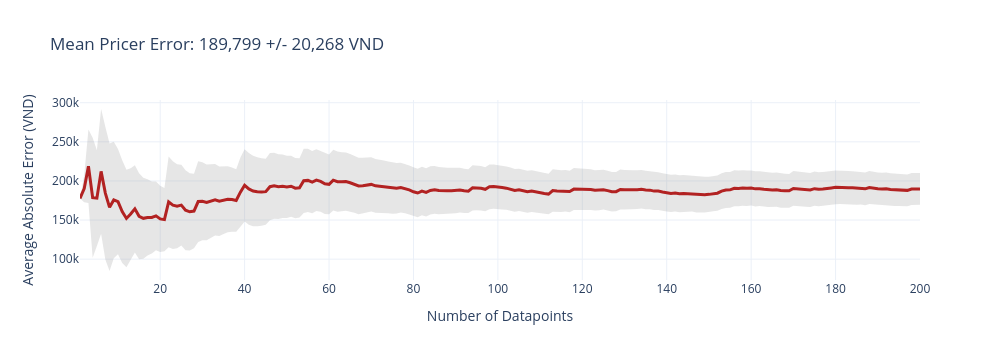
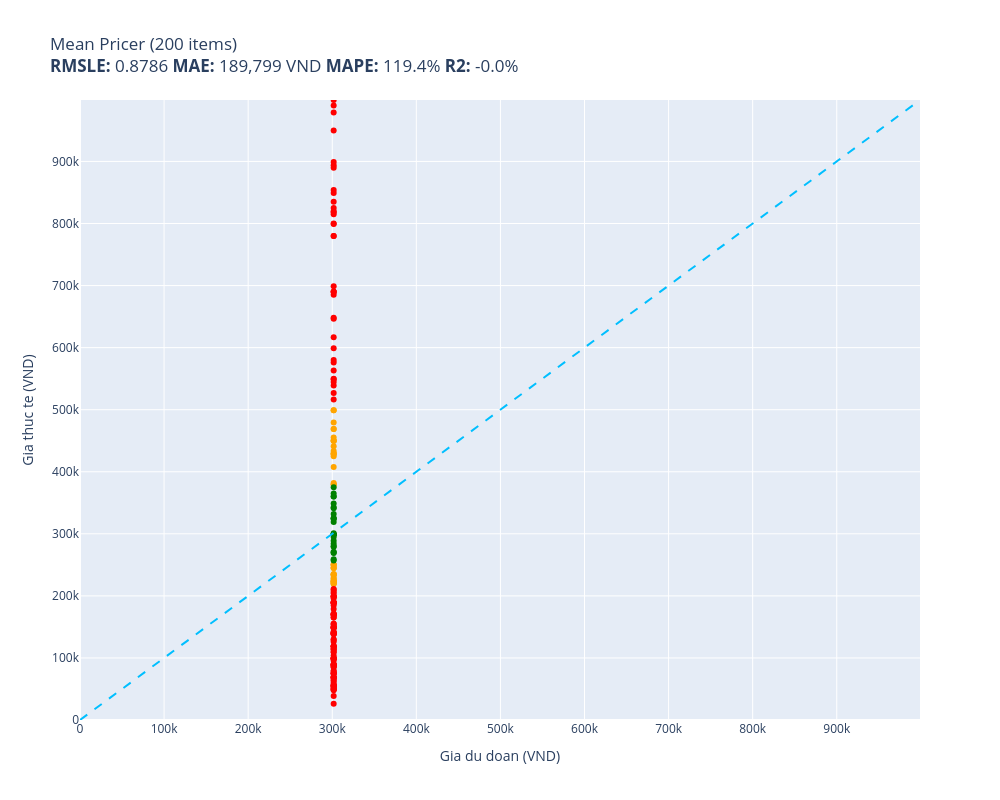

The cell these charts' notebook holds for them, in order:
### Code cell
training_average = float(prices.mean())
print(f"Training average: {training_average:,.0f} VND")

def mean_pricer(item):
    return training_average

results_mean = evaluate(mean_pricer, test)

### Figure 1 — Plotly figure (JSON) as saved in the notebook; plotly's stock layout.template omitted (floating-point values rounded to 4 significant figures; data arrays with more than 128 entries replaced by an {"elided": "..."} marker saying what was removed)
{"data": [{"fill": "toself", "fillcolor": "rgba(128,128,128,0.2)", "hoverinfo": "skip", "line": {"color": "rgba(255,255,255,0)"}, "name": "95% CI", "showlegend": false, "type": "scatter", "x": {"elided": "400 int values"}, "y": {"elided": "400 float values"}}, {"customdata": {"elided": "200x1 float values"}, "hovertemplate": "n=%{x}<br>Avg Error=%{y:,.0f} VND<br>+/-95% CI=%{customdata[0]:,.0f} VND<extra></extra>", "line": {"color": "firebrick", "width": 3}, "mode": "lines", "name": "Cumulative Avg Error", "type": "scatter", "x": {"elided": "200 int values"}, "y": {"elided": "200 float values"}}], "layout": {"height": 360, "showlegend": false, "title": {"text": "Mean Pricer Error: 189,799 +/- 20,268 VND"}, "width": 1000, "xaxis": {"title": {"text": "Number of Datapoints"}}, "yaxis": {"ticktext": ["0", "50k", "100k", "150k", "200k", "250k", "300k"], "tickvals": [0, 50000, 100000, 150000, 200000, 250000, 300000], "title": {"text": "Average Absolute Error (VND)"}}}}

### Figure 2 — Plotly figure (JSON) as saved in the notebook; plotly's stock layout.template omitted (floating-point values rounded to 4 significant figures; data arrays with more than 128 entries replaced by an {"elided": "..."} marker saying what was removed)
{"data": [{"customdata": [["Thùng lưu trữ, hộp đựng đồ đa năng bằng ...\nDu doan: 301,687 VND\nThuc te: 479,400 VND"], ["COMBO 10 QUẦN ĐIỀU HÒA THÔNG HƠI 5083\nDu doan: 301,687 VND\nThuc te: 245,000 VND"], ["KHĂN CHOÀNG CASHMERE CAO CẤP CAS15\nDu doan: 301,687 VND\nThuc te: 223,000 VND"], ["Quần Kaki nam Khatoco Q2M578R1-CNRE598-2...\nDu doan: 301,687 VND\nThuc te: 433,500 VND"], ["KHĂN CHOÀNG CASHMERE CAO CẤP CAS34\nDu doan: 301,687 VND\nThuc te: 223,000 VND"], ["Đồ Chơi Tay Cầm Âm Nhạc 2 TOONYKIDS - Đồ...\nDu doan: 301,687 VND\nThuc te: 223,500 VND"], ["Miếng Kính Cường Lực Chống Nhìn Trộm cho...\nDu doan: 301,687 VND\nThuc te: 449,999 VND"], ["Combo hộp   3 món  đeo tay  xinh xắn  ph...\nDu doan: 301,687 VND\nThuc te: 219,000 VND"], ["Tấm dán patch_velcro treo tường\nDu doan: 301,687 VND\nThuc te: 220,000 VND"], ["Gối Cao Su Non Chống Méo Đầu Cho Bé\nDu doan: 301,687 VND\nThuc te: 225,000 VND"], ["Dầu gội nam Home Scape Care giảm gàu chă...\nDu doan: 301,687 VND\nThuc te: 235,000 VND"], ["Rượu Vang Chile Yali Wetland Reserva Cab...\nDu doan: 301,687 VND\nThuc te: 450,000 VND"], ["AirTag Charm Strap hàng chính hãng Bone\nDu doan: 301,687 VND\nThuc te: 245,000 VND"], ["Gấu Bông Đựng Khăn Giấy và Sọt Rác Tiện ...\nDu doan: 301,687 VND\nThuc te: 250,000 VND"], ["Bình Uống Nước Cho Bé LocknLock HAP916 4...\nDu doan: 301,687 VND\nThuc te: 407,700 VND"], ["Bao da dành cho Samsung Galaxy Tab S6 10...\nDu doan: 301,687 VND\nThuc te: 227,500 VND"], ["Giày tây Giày lười nam hàn quốc đai kim ...\nDu doan: 301,687 VND\nThuc te: 222,000 VND"], ["(ẢNH THẬT) Tranh treo tường núi non hùng...\nDu doan: 301,687 VND\nThuc te: 250,000 VND"], ["Cavat 8cm bản lớn Hàn Quốc cao cấp, kẻ x...\nDu doan: 301,687 VND\nThuc te: 220,000 VND"], ["[Hàng Chính Hãng] Loa SoundMax A180/2...\nDu doan: 301,687 VND\nThuc te: 455,000 VND"], ["Đèn pin đội đầu j78 chiếu xa ánh sáng mạ...\nDu doan: 301,687 VND\nThuc te: 379,000 VND"], ["Ugreen UG80110CM261TK bộ chuyển RS232 ra...\nDu doan: 301,687 VND\nThuc te: 441,000 VND"], ["Bộ combo Vệ Sinh & Khửi mùi Giày Dép Sne...\nDu doan: 301,687 VND\nThuc te: 229,000 VND"], ["Bông tẩy tế bào chết và dưỡng ẩm da cho ...\nDu doan: 301,687 VND\nThuc te: 430,000 VND"], ["Wekki Đồ Chơi Lắp Ráp Tiệm Đá Bào Wk5060...\nDu doan: 301,687 VND\nThuc te: 499,000 VND"], ["Ly  Thuỷ Tinh Pha Lê Ý RCR 360ml\nDu doan: 301,687 VND\nThuc te: 382,000 VND"], ["Tông đơ chấn viền Kemei KM-2299 lưỡi cắt...\nDu doan: 301,687 VND\nThuc te: 499,000 VND"], ["KEM CHỐNG NẮNG DƯỠNG DA VITAMIN - INICO ...\nDu doan: 301,687 VND\nThuc te: 380,000 VND"], ["Bao Case Ốp Cứng Trong Suốt PC bảo vệ ch...\nDu doan: 301,687 VND\nThuc te: 250,000 VND"], ["Máy lọc không khí xe hơi ô tô công nghệ ...\nDu doan: 301,687 VND\nThuc te: 425,000 VND"], ["Kính râm nam Solex chữ H Mắt kính thủy t...\nDu doan: 301,687 VND\nThuc te: 469,000 VND"], ["Sữa tắm joyce & doll cho chó mèo - Sữa t...\nDu doan: 301,687 VND\nThuc te: 235,000 VND"], ["Sạc Laptop dùng cho Máy Tinh HP - Kèm Dâ...\nDu doan: 301,687 VND\nThuc te: 232,771 VND"], ["Quánh Đúc Chống Dính Vân Đá Đáy Từ Ecora...\nDu doan: 301,687 VND\nThuc te: 469,000 VND"], ["Bộ 6 Ly Thủy Tinh Diamond Bormioli Rocco...\nDu doan: 301,687 VND\nThuc te: 428,400 VND"], ["Bàn phím dùng cho Laptop Asus F451c Asus...\nDu doan: 301,687 VND\nThuc te: 245,191 VND"], ["Mô hình xe Lamborghini Terzo Milennio 1:...\nDu doan: 301,687 VND\nThuc te: 429,000 VND"], ["Bao da Dux Ducis dành cho iPhone 15 Pro ...\nDu doan: 301,687 VND\nThuc te: 235,000 VND"], ["Bộ Lắp Ghép Cho Bé 3D Mideer Translucent...\nDu doan: 301,687 VND\nThuc te: 450,000 VND"]], "hovertemplate": "%{customdata[0]}<extra></extra>", "legendgroup": "orange", "marker": {"color": "orange", "size": 6, "symbol": "circle"}, "mode": "markers", "name": "orange", "orientation": "v", "showlegend": true, "type": "scatter", "x": [301700.0, 301700.0, 301700.0, 301700.0, 301700.0, 301700.0, 301700.0, 301700.0, 301700.0, 301700.0, 301700.0, 301700.0, 301700.0, 301700.0, 301700.0, 301700.0, 301700.0, 301700.0, 301700.0, 301700.0, 301700.0, 301700.0, 301700.0, 301700.0, 301700.0, 301700.0, 301700.0, 301700.0, 301700.0, 301700.0, 301700.0, 301700.0, 301700.0, 301700.0, 301700.0, 301700.0, 301700.0, 301700.0, 301700.0], "xaxis": "x", "y": [479400, 245000, 223000, 433500, 223000, 223500, 449999, 219000, 220000, 225000, 235000, 450000, 245000, 250000, 407700, 227500, 222000, 250000, 220000, 455000, 379000, 441000, 229000, 430000, 499000, 382000, 499000, 380000, 250000, 425000, 469000, 235000, 232771, 469000, 428400, 245191, 429000, 235000, 450000], "yaxis": "y"}, {"customdata": {"elided": "133x1 str values"}, "hovertemplate": "%{customdata[0]}<extra></extra>", "legendgroup": "red", "marker": {"color": "red", "size": 6, "symbol": "circle"}, "mode": "markers", "name": "red", "orientation": "v", "showlegend": true, "type": "scatter", "x": {"elided": "133 float values"}, "xaxis": "x", "y": {"elided": "133 int values"}, "yaxis": "y"}, {"customdata": [["Phần Mềm Diệt Virus Trend Micro Maximum ...\nDu doan: 301,687 VND\nThuc te: 360,000 VND"], ["Ugreen UG30771US230TK card mạng PCI-e 1x...\nDu doan: 301,687 VND\nThuc te: 284,000 VND"], ["Sạc Tương Thích Cho Laptop Hp Pavilion 1...\nDu doan: 301,687 VND\nThuc te: 341,000 VND"], ["Bàn Phím Tương Thích Cho Laptop Lenovo -...\nDu doan: 301,687 VND\nThuc te: 269,000 VND"], ["Dây đai du lịch Master Lock 4701EURDGRN ...\nDu doan: 301,687 VND\nThuc te: 324,000 VND"], ["Áo Bóng Đá Retro Real Madrid 2006/2007 -...\nDu doan: 301,687 VND\nThuc te: 299,000 VND"], ["COMBO 2 ĐÈN TƯỜNG TRANG TRÍ TRONG NHÀ MS...\nDu doan: 301,687 VND\nThuc te: 295,000 VND"], ["Chuột máy tính có dây Gaming Newmen GX6,...\nDu doan: 301,687 VND\nThuc te: 365,000 VND"], ["Cặp Đựng Laptop Chống Sốc Cao Cấp, Cặp Đ...\nDu doan: 301,687 VND\nThuc te: 325,000 VND"], ["Bộ Pyjama HUONGTAM Phi tay dài nam cao c...\nDu doan: 301,687 VND\nThuc te: 259,000 VND"], ["Chân váy công sở dáng đuôi cá, Lưng cao,...\nDu doan: 301,687 VND\nThuc te: 349,000 VND"], ["Dép Sandal nam da bò nhập khẩu nguyên tấ...\nDu doan: 301,687 VND\nThuc te: 301,000 VND"], ["Serum Prettyskin B5 Phục Hồi, Dưỡng Sáng...\nDu doan: 301,687 VND\nThuc te: 375,000 VND"], ["Túi xách công sở nam dọc cao cấp chống t...\nDu doan: 301,687 VND\nThuc te: 299,000 VND"], ["Vỏ Hột Quẹt Bật Lửa Xăng Đá Zorro ZC5-6 ...\nDu doan: 301,687 VND\nThuc te: 342,700 VND"], ["Bàn Phím dùng cho Laptop ACER Extensa 25...\nDu doan: 301,687 VND\nThuc te: 271,170 VND"], ["Giày Sandal Nữ BIGGBEN Da Bò Thật SDN62\nDu doan: 301,687 VND\nThuc te: 289,000 VND"], ["Gối Tựa Lưng Massage Túi Khí Kéo Dãn,Tíc...\nDu doan: 301,687 VND\nThuc te: 319,000 VND"], ["COMBO 2 Sợi Dây Buộc Tóc ADIDAS ADAC-165...\nDu doan: 301,687 VND\nThuc te: 332,000 VND"], ["Combo kem bôi da thuần mộc ngừa rôm sảy ...\nDu doan: 301,687 VND\nThuc te: 270,000 VND"], ["Đồ chơi lắp ráp Mô hình máy bay ném bom ...\nDu doan: 301,687 VND\nThuc te: 299,000 VND"], ["(HCM) Tranh treo tường trang trí decor t...\nDu doan: 301,687 VND\nThuc te: 280,000 VND"], ["Sạc cho Laptop MSI PS42 8RA  Hàng Nhập k...\nDu doan: 301,687 VND\nThuc te: 299,000 VND"], ["Lược cắt tóc Nhật Bản YS PARK cho tóc ng...\nDu doan: 301,687 VND\nThuc te: 360,000 VND"], ["Giày Sandal Nữ Đế Xuồng HÀ NAM Da Bò Thậ...\nDu doan: 301,687 VND\nThuc te: 279,000 VND"], ["Tam sơn tam cấp kệ để bát hương ,nhang b...\nDu doan: 301,687 VND\nThuc te: 299,000 VND"], ["Áo Sơ Mi Nam Công Sở Trung Niên Thương H...\nDu doan: 301,687 VND\nThuc te: 325,000 VND"], ["Bàn phím cho 4736 4736G 4736Z 4736ZG 481...\nDu doan: 301,687 VND\nThuc te: 257,197 VND"]], "hovertemplate": "%{customdata[0]}<extra></extra>", "legendgroup": "green", "marker": {"color": "green", "size": 6, "symbol": "circle"}, "mode": "markers", "name": "green", "orientation": "v", "showlegend": true, "type": "scatter", "x": [301700.0, 301700.0, 301700.0, 301700.0, 301700.0, 301700.0, 301700.0, 301700.0, 301700.0, 301700.0, 301700.0, 301700.0, 301700.0, 301700.0, 301700.0, 301700.0, 301700.0, 301700.0, 301700.0, 301700.0, 301700.0, 301700.0, 301700.0, 301700.0, 301700.0, 301700.0, 301700.0, 301700.0], "xaxis": "x", "y": [360000, 284000, 341000, 269000, 324000, 299000, 295000, 365000, 325000, 259000, 349000, 301000, 375000, 299000, 342700, 271170, 289000, 319000, 332000, 270000, 299000, 280000, 299000, 360000, 279000, 299000, 325000, 257197], "yaxis": "y"}, {"hoverinfo": "skip", "line": {"color": "deepskyblue", "dash": "dash", "width": 2}, "mode": "lines", "name": "y = x", "showlegend": false, "type": "scatter", "x": [0, 999000], "y": [0, 999000]}], "layout": {"height": 800, "legend": {"title": {"text": "color"}, "tracegroupgap": 0}, "showlegend": false, "title": {"text": "Mean Pricer (200 items)<br><b>RMSLE:</b> 0.8786 <b>MAE:</b> 189,799 VND <b>MAPE:</b> 119.4% <b>R2:</b> -0.0%"}, "width": 1000, "xaxis": {"anchor": "y", "domain": [0, 1], "range": [0, 999000], "ticktext": ["0", "100k", "200k", "300k", "400k", "500k", "600k", "700k", "800k", "900k", "1,000k"], "tickvals": [0, 100000, 200000, 300000, 400000, 500000, 600000, 700000, 800000, 900000, 1000000], "title": {"text": "Gia du doan (VND)"}}, "yaxis": {"anchor": "x", "domain": [0, 1], "range": [0, 999000], "ticktext": ["0", "100k", "200k", "300k", "400k", "500k", "600k", "700k", "800k", "900k", "1,000k"], "tickvals": [0, 100000, 200000, 300000, 400000, 500000, 600000, 700000, 800000, 900000, 1000000], "title": {"text": "Gia thuc te (VND)"}}}}
